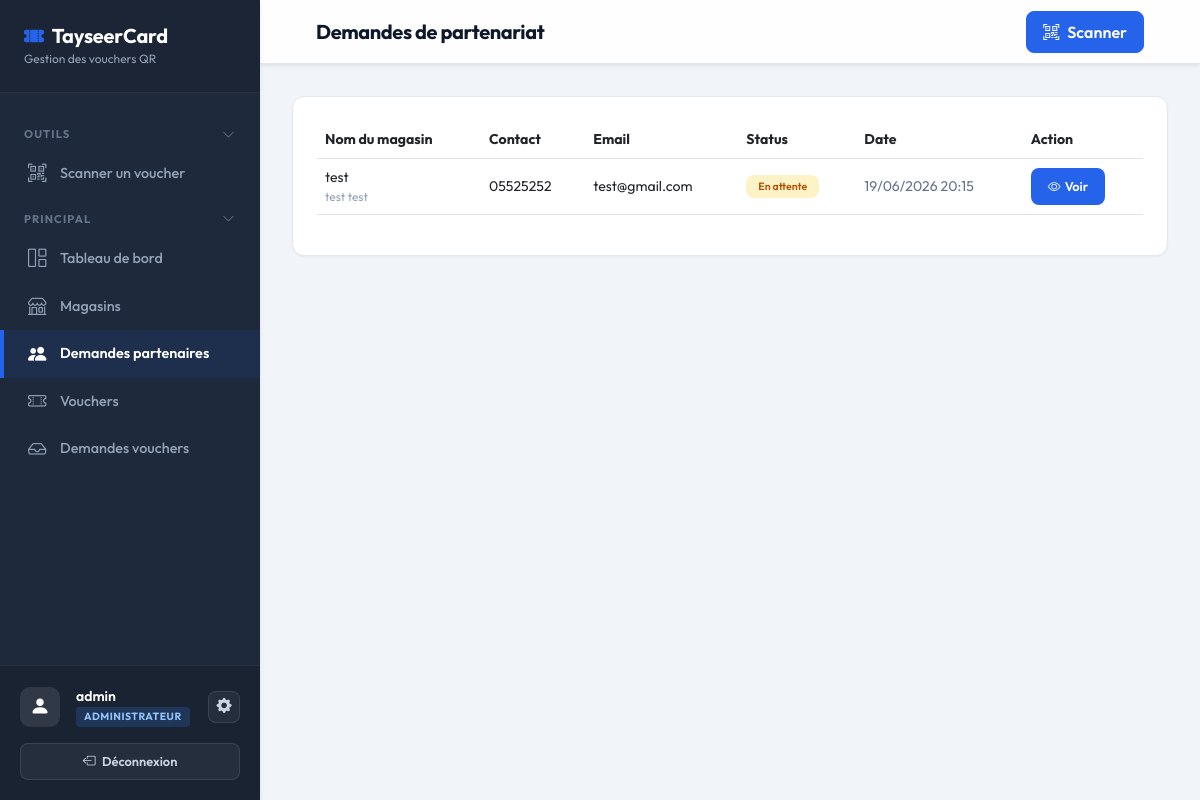
Page /stores/requests/ (signed in) on the committed database.
### apps/accounts/models.py (models this page shows, shortened)
class User(AbstractUser):
    class Role(models.TextChoices):
        ADMIN = 'ADMIN', 'Administrateur'
        MANAGER = 'MANAGER', 'Manager de magasin'
        CAISSIER = 'CAISSIER', 'Caissier'
    role = models.CharField(
        max_length=10,
        choices=Role.choices,
        default=Role.MANAGER,
    )
    def is_admin(self):
        return self.role == self.Role.ADMIN or self.is_superuser
    def is_manager(self):
        return self.role == self.Role.MANAGER
    def is_caissier(self):
        return self.role == self.Role.CAISSIER
    def get_store(self):
        if self.is_manager():
            return getattr(self, 'managed_store', None)
        elif self.is_caissier():
            caissier_store = getattr(self, 'caissier_store', None)
            if hasattr(caissier_store, 'first'):
                return caissier_store.first()
            return caissier_store
        return None

### apps/stores/models.py (models this page shows, shortened)
class StorePartnerRequest(models.Model):
    class Status(models.TextChoices):
        PENDING = 'PENDING', 'En attente'
        APPROVED = 'APPROVED', 'Accepté'
        REJECTED = 'REJECTED', 'Rejeté'
    first_name = models.CharField(max_length=100)
    last_name = models.CharField(max_length=100)
    store_name = models.CharField(max_length=200)
    email = models.EmailField()
    phone = models.CharField(max_length=20, blank=True)
    status = models.CharField(
        max_length=10,
        choices=Status.choices,
        default=Status.PENDING,
    )
    created_at = models.DateTimeField(auto_now_add=True)
    reviewed_at = models.DateTimeField(null=True, blank=True)
    reviewed_by = models.ForeignKey(
        settings.AUTH_USER_MODEL,
        null=True,
        blank=True,
        on_delete=models.SET_NULL,
        related_name='reviewed_store_requests',
    )
    @property
    def full_name(self):
        return f"{self.first_name} {self.last_name}"

### apps/vouchers/views.py (the view)
    def wrapper(request, *args, **kwargs):
        if not request.user.is_authenticated or not request.user.is_admin():
            messages.error(request, "Accès réservé aux administrateurs.")
            return redirect('dashboard')
        return view_func(request, *args, **kwargs)

### apps/accounts/context_processors.py (called while the page is built)
def admin_notifications(request):
    pending_requests = 0
    if request.user.is_authenticated:
        is_admin = getattr(request.user, 'is_admin', False)
        if callable(is_admin):
            is_admin = is_admin()
        if is_admin:
            pending_requests = VoucherRequest.objects.filter(status=VoucherRequest.Status.PENDING).count()
    return {
        'pending_requests': pending_requests,
    }

### apps/stores/views.py (called while the page is built)
@login_required
@admin_required
def store_request_list(request):
    requests_qs = StorePartnerRequest.objects.order_by('-created_at')
    return render(request, 'stores/request_list.html', {
        'requests': requests_qs,
    })

### apps/vouchers/views.py (called while the page is built)
def admin_required(view_func):
    def wrapper(request, *args, **kwargs):
        if not request.user.is_authenticated or not request.user.is_admin():
            messages.error(request, "Accès réservé aux administrateurs.")
            return redirect('dashboard')
        return view_func(request, *args, **kwargs)
    return wrapper

### templates/stores/request_list.html (shortened to what this page needs)
{% extends 'base.html' %}
{% block nav_store_requests %}active{% endblock %}
{% block page_title %}Demandes de partenariat{% endblock %}
{% block content %}
<div class="stat-card">
  {% if requests %}
  <div class="table-responsive">
    <table class="table table-hover align-middle" style="font-size:0.88rem;">
      <thead style="color:#64748b;">
        <tr>
          <th>Nom du magasin</th>
          <th>Contact</th>
          <th>Email</th>
          <th>Status</th>
          <th>Date</th>
          <th>Action</th>
        </tr>
      </thead>
      <tbody>
        {% for item in requests %}
        <tr>
          <td>
            <div class="fw-500">{{ item.store_name }}</div>
            <div style="font-size:0.75rem; color:#94a3b8;">{{ item.full_name }}</div>
          </td>
          <td>{{ item.phone|default:'-' }}</td>
          <td>{{ item.email }}</td>
          <td>
            <span class="badge" style="background:{% if item.status == 'PENDING' %}#fef3c7{% elif item.status == 'APPROVED' %}#dcfce7{% else %}#fee2e2{% endif %}; color:{% if item.status == 'PENDING' %}#b45309{% elif item.status == 'APPROVED' %}#166534{% else %}#b91c1c{% endif %}; border-radius:8px; padding:6px 12px;">
              {{ item.get_status_display }}
            </span>
          </td>
          <td style="color:#64748b;">{{ item.created_at|date:"d/m/Y H:i" }}</td>
          <td>
            <a href="{% url 'store_request_detail' item.pk %}" class="btn btn-sm" style="background:#2563eb; color:#fff; border-radius:8px; font-size:0.8rem;">
              <i class="bi bi-eye me-1"></i>Voir
            </a>
          </td>
        </tr>
        {% endfor %}
      </tbody>
    </table>
  </div>
  {% else %}
  <div class="text-center py-5 text-muted">
    <i class="bi bi-inbox fs-1 d-block mb-2" style="opacity:0.3;"></i>
    Aucune demande de partenariat.
  </div>
  {% endif %}
</div>
{% endblock %}

### templates/base.html (shortened to what this page needs)
<!DOCTYPE html>
<html lang="fr">
<head>
  <link href="https://cdn.jsdelivr.net/npm/bootstrap@5.3.0/dist/css/bootstrap.min.css" rel="stylesheet" />
  <link href="https://cdn.jsdelivr.net/npm/bootstrap-icons@1.11.0/font/bootstrap-icons.css" rel="stylesheet" />
</head>
<body>
  {% if user.is_authenticated %}
  <aside class="sidebar" id="sidebar">
    <div class="sidebar-brand d-flex align-items-center justify-content-between">
      <div>
        <h5><i class="bi bi-ticket-perforated-fill me-2" style="color:var(--primary)"></i>TayseerCard</h5>
        <small>Gestion des vouchers QR</small>
      </div>
    </div>
    <nav class="sidebar-nav">
      <button class="nav-section-toggle" onclick="toggleNavSection(this)">
        <span>Outils</span>
        <i class="bi bi-chevron-down chevron"></i>
      </button>
      <div class="nav-section-body">
        <a href="{% url 'scan_page' %}" class="nav-link {% block nav_scan %}{% endblock %}">
          <i class="bi bi-qr-code-scan"></i> Scanner un voucher
        </a>
      </div>
      <button class="nav-section-toggle" onclick="toggleNavSection(this)">
        <span>Principal</span>
        <i class="bi bi-chevron-down chevron"></i>
      </button>
      <div class="nav-section-body">
        <a href="{% url 'dashboard' %}" class="nav-link {% block nav_dashboard %}{% endblock %}">
          <i class="bi bi-grid-1x2"></i> Tableau de bord
        </a>
        {% if user.is_admin %}
        <a href="{% url 'store_list' %}" class="nav-link {% block nav_stores %}{% endblock %}">
          <i class="bi bi-shop"></i> Magasins
        </a>
        <a href="{% url 'store_request_list' %}" class="nav-link {% block nav_store_requests %}{% endblock %}">
          <i class="bi bi-people-fill"></i> Demandes partenaires
        </a>
        {% endif %}
        {% if user.is_admin or user.is_manager or user.is_caissier %}
          <a href="{% if user.is_caissier %}/caissier/vouchers/{% elif user.is_manager %}/manager/vouchers/{% else %}{% url 'voucher_list' %}{% endif %}"
             class="nav-link {% block nav_vouchers %}{% endblock %}">
            <i class="bi bi-ticket-perforated"></i> Vouchers
          </a>
        {% endif %}
        {% if user.is_admin %}
        <a href="{% url 'admin_request_list' %}" class="nav-link {% block nav_admin_requests %}{% endblock %}">
          <i class="bi bi-inbox"></i> Demandes vouchers
        </a>
        {% endif %}
      </div>
    </nav>
    <div class="sidebar-footer">
      <div class="d-flex align-items-center justify-content-between mb-3">
        <div class="d-flex align-items-center gap-3 overflow-hidden">
          <div class="stat-icon m-0" style="background:rgba(255,255,255,0.1); width:40px; height:40px; flex-shrink:0;">
            <i class="bi bi-person-fill" style="color:#ffffff;"></i>
          </div>
          <div class="overflow-hidden">
            <div class="user-info text-truncate">{{ user.get_full_name|default:user.username }}</div>
            <div class="user-role text-truncate">
              <span class="role-pill role-{{ user.role|lower }}">{{ user.get_role_display }}</span>
            </div>
          </div>
        </div>
        {% if user.is_admin %}
        <a href="{% url 'admin_account_settings' %}" class="btn-settings {% block nav_settings %}{% endblock %}" title="Paramètres" style="flex-shrink:0;">
          <i class="bi bi-gear-fill"></i>
        </a>
        {% endif %}
      </div>
      <div class="d-flex gap-2 mt-1">
        <a href="{% url 'logout' %}" class="btn btn-sm flex-grow-1"
          style="background:rgba(255,255,255,0.05); color:#cbd5e1; border:1px solid rgba(255,255,255,0.1); font-size:0.8rem; border-radius:8px;">
          <i class="bi bi-box-arrow-left me-1"></i> Déconnexion
        </a>
      </div>
    </div>
  </aside>
  <div class="main-content">
    <div class="topbar shadow-sm">
      <div class="container-fluid d-flex align-items-center justify-content-between h-100 px-lg-4">
        <div class="d-flex align-items-center gap-3">
          <div class="d-flex align-items-center gap-2">
            <h4 class="mb-0">{% block page_title %}Tableau de bord{% endblock %}</h4>
          </div>
        </div>
        <div class="d-flex align-items-center gap-2">
          <a href="{% url 'scan_page' %}" class="btn btn-primary d-flex align-items-center gap-2 px-3">
            <i class="bi bi-qr-code-scan"></i>
            <span class="d-none d-sm-inline">Scanner</span>
          </a>
        </div>
      </div>
    </div>
    <div class="page-body">
      {% block content %}{% endblock %}
    </div>
  </div>
  {% else %}
  {% block auth_content %}{% endblock %}
  {% endif %}
</body>
</html>

### templates/base.html (style rules this page uses)
:root { --primary: #2563eb; --primary-dark: #1d4ed8; --success: #10b981; --danger: #ef4444; --warning: #f59e0b; --sidebar-bg: #1e293b; --sidebar-text: #94a3b8; --sidebar-active: #ffffff; --sidebar-hover: #334155; --body-bg: #f1f5f9; --card-bg: #ffffff; --card-border: #e2e8f0; --shadow-sm: 0 1px 2px 0 rgb(0 0 0 / 0.05); --shadow-md: 0 4px 6px -1px rgb(0 0 0 / 0.1), 0 2px 4px -2px rgb(0 0 0 / 0.1); }
* { font-family: 'Outfit', sans-serif; }
body { background-color: var(--body-bg); color: #1e293b; min-height: 100vh; margin: 0; overflow-x: hidden; }
.sidebar { position: fixed; top: 0; left: 0; width: 260px; height: 100vh; background: var(--sidebar-bg); padding: 0; z-index: 100; transition: transform 0.3s ease; display: flex; flex-direction: column; box-shadow: var(--shadow-md); }
.sidebar-brand { padding: 24px; background: rgba(0, 0, 0, 0.1); border-bottom: 1px solid rgba(255, 255, 255, 0.05); }
.sidebar-brand h5 { color: #ffffff; font-weight: 700; font-size: 1.25rem; margin: 0; letter-spacing: -0.01em; }
.sidebar-brand small { color: var(--sidebar-text); font-size: 0.75rem; display: block; margin-top: 2px; }
.sidebar-nav { padding: 20px 0; flex: 1; overflow-y: auto; }
.sidebar-nav .nav-link { color: var(--sidebar-text); padding: 10px 24px; display: flex; align-items: center; gap: 12px; font-size: 0.9rem; font-weight: 500; transition: all 0.2s ease; border-left: 4px solid transparent; }
.sidebar-nav .nav-link.active { color: #ffffff; background: rgba(37, 99, 235, 0.1); border-left-color: var(--primary); font-weight: 600; }
.sidebar-nav .nav-link i { font-size: 1.15rem; width: 20px; }
.sidebar-footer { padding: 20px; background: rgba(0, 0, 0, 0.15); border-top: 1px solid rgba(255, 255, 255, 0.05); }
.sidebar-footer .user-info { color: #ffffff; font-size: 0.875rem; font-weight: 600; }
.sidebar-footer .user-role { font-size: 0.75rem; color: var(--sidebar-text); }
.btn-settings { background: rgba(255, 255, 255, 0.05); color: #cbd5e1; border: 1px solid rgba(255, 255, 255, 0.1); font-size: 0.95rem; border-radius: 8px; display: flex; align-items: center; justify-content: center; width: 32px; height: 32px; transition: all 0.2s ease; text-decoration: none; }
.main-content { margin-left: 260px; min-height: 100vh; display: flex; flex-direction: column; transition: margin-left 0.3s ease; }
.topbar { background: rgba(255, 255, 255, 0.9); backdrop-filter: blur(10px); height: 64px; padding: 0 32px; border-bottom: 1px solid var(--card-border); display: flex; align-items: center; justify-content: space-between; position: sticky; top: 0; z-index: 50; }
.topbar h4 { margin: 0; font-weight: 700; color: #0f172a; font-size: 1.25rem; letter-spacing: -0.02em; }
.page-body { padding: 32px; flex: 1; }
.stat-card { background: var(--card-bg); border-radius: 12px; padding: 24px; border: 1px solid var(--card-border); box-shadow: var(--shadow-sm); transition: all 0.2s ease; height: 100%; }
.stat-icon { width: 44px; height: 44px; border-radius: 10px; display: flex; align-items: center; justify-content: center; font-size: 1.25rem; margin-bottom: 16px; }
.btn { border-radius: 8px; font-weight: 600; padding: 8px 16px; transition: all 0.2s ease; }
.btn-primary { background-color: var(--primary); border-color: var(--primary); box-shadow: 0 1px 2px 0 rgba(37, 99, 235, 0.05); }
.badge { font-weight: 600; padding: 6px 12px; border-radius: 6px; }
.role-pill { display: inline-block; padding: 2px 8px; border-radius: 4px; font-size: 0.65rem; font-weight: 700; text-transform: uppercase; letter-spacing: 0.05em; }
.role-admin { background: rgba(59, 130, 246, 0.2); color: #93c5fd; }
.nav-section-toggle { color: #64748b; font-size: 0.7rem; font-weight: 700; letter-spacing: 0.1em; text-transform: uppercase; padding: 12px 24px 6px; display: flex; align-items: center; justify-content: space-between; cursor: pointer; background: none; border: none; width: 100%; transition: color 0.2s; }
.nav-section-toggle .chevron { font-size: 0.8rem; transition: transform 0.25s ease; }
.nav-section-body { overflow: hidden; transition: max-height 0.3s ease; max-height: 500px; }

### rows in the picture
User: get_full_name "admin", role "ADMINISTRATEUR"
StorePartnerRequest: store_name "test", full_name "test test", phone "05525252", email "test@gmail.com", status "En attente", created_at "19/06/2026 20:15"
